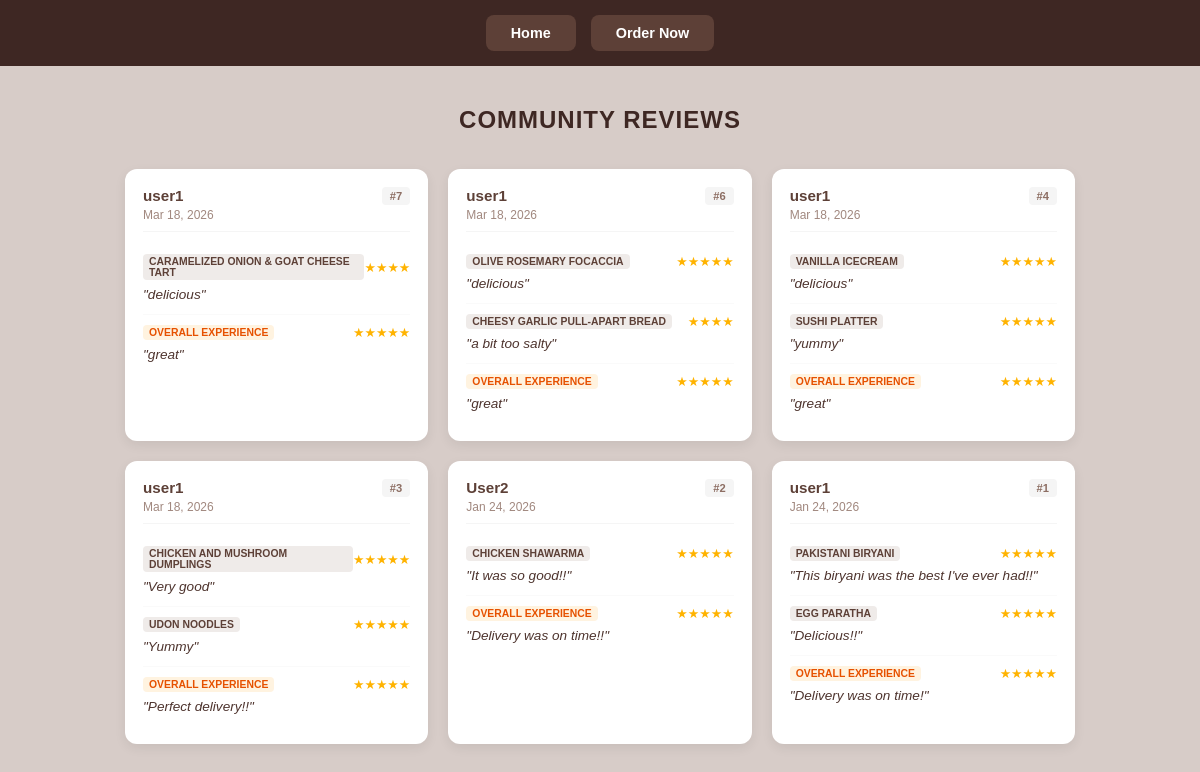
Screenshot of /reviews.php with the database file from the repository.
### tables this page shows
CREATE TABLE `reviews` (
  `review_id` int(11) NOT NULL,
  `order_id` int(11) NOT NULL,
  `customer_id` int(11) NOT NULL,
  `dish_id` int(11) DEFAULT NULL,
  `rating` int(11) NOT NULL,
  `review_text` text DEFAULT NULL,
  `review_date` timestamp NOT NULL DEFAULT current_timestamp()
);

CREATE TABLE `dishes` (
  `dish_id` int(11) NOT NULL,
  `dish_name` varchar(150) NOT NULL,
  `price` decimal(10,2) NOT NULL,
  `description` text DEFAULT NULL,
  `image_path` varchar(255) DEFAULT NULL,
  `availability` enum('available','unavailable') DEFAULT 'available'
);

### reviews.php (the view, shortened to what this page needs)
<?php
include 'db.php';
?>
<!DOCTYPE html>
<html lang="en">
<head>
</head>
<body class="reviews-page">
    <nav class="review-nav">
        <a href="index.php">Home</a>
        <a href="customers_menu.php">Order Now</a>
    </nav>
    <div class="container">
        <h1 class="main-title">Community Reviews</h1>
        <div class="reviews-grid">
            <?php
            $reviews_res = $conn->query("
                SELECT r.order_id, r.rating, r.review_text, r.review_date, r.dish_id,
                        u.full_name AS customer_name,
                        d.dish_name
                FROM Reviews r
                JOIN Users u ON r.customer_id = u.user_id
                LEFT JOIN Dishes d ON r.dish_id = d.dish_id
                ORDER BY r.review_date DESC, r.order_id DESC
            ");
            if ($reviews_res && $reviews_res->num_rows > 0):
                $reviews = [];
                while ($row = $reviews_res->fetch_assoc()) {
                    $reviews[$row['order_id']]['customer'] = $row['customer_name'];
                    $reviews[$row['order_id']]['date'] = $row['review_date'];
                    $reviews[$row['order_id']]['items'][] = [
                        'name' => $row['dish_name'] ?? "Overall Experience",
                        'rating' => $row['rating'],
                        'text' => $row['review_text']
                    ];
                }
                foreach ($reviews as $order_id => $group):
            ?>
                <div class="review-card">
                    <div class="card-header">
                        <div class="user-info">
                            <span class="customer-name"><?= htmlspecialchars($group['customer']) ?></span><br>
                            <span class="date-stamp"><?= date('M d, Y', strtotime($group['date'])) ?></span>
                        </div>
                        <span class="order-badge">#<?= $order_id ?></span>
                    </div>
                    <div class="card-body">
                        <?php foreach ($group['items'] as $item):
                            $tagClass = ($item['name'] == "Overall Experience") ? "general-tag" : "dish-tag";
                        ?>
                            <div class="review-entry">
                                <div class="entry-top">
                                    <span class="tag <?= $tagClass ?>"><?= htmlspecialchars($item['name']) ?></span>
                                    <div class="stars"><?= str_repeat('★', $item['rating']) ?></div>
                                </div>
                                <p class="review-text">"<?= htmlspecialchars($item['text']) ?>"</p>
                            </div>
                        <?php endforeach; ?>
                    </div>
                </div>
            <?php
                endforeach;
            else:
                echo "<div class='no-reviews'><p>No reviews yet.</p></div>";
            endif;
            ?>
        </div>
    </div>
</body>
</html>

### reviews.php (style rules this page uses)
body { background-color: #D7CCC8; margin: 0; font-family: 'Poppins', sans-serif; color: #3E2723; }
nav.review-nav { background-color: #3E2723; padding: 15px 0; text-align: center; display: flex; justify-content: center; gap: 15px; }
nav.review-nav a { color: #ffffff; background-color: #5D4037; text-decoration: none; font-weight: 700; padding: 10px 25px; border-radius: 8px; font-size: 0.9rem; transition: opacity 0.3s ease; }
.container { max-width: 950px; margin: 40px auto; padding: 0 20px; }
.main-title { text-align: center; margin-bottom: 35px; color: #3E2723; text-transform: uppercase; letter-spacing: 1px; font-size: 1.5rem; }
.reviews-grid { display: grid; grid-template-columns: repeat(auto-fill, minmax(280px, 1fr)); gap: 20px; }
.review-card { background: #ffffff; border-radius: 12px; padding: 18px; box-shadow: 0 4px 12px rgba(0,0,0,0.07); display: flex; flex-direction: column; }
.card-header { display: flex; justify-content: space-between; align-items: flex-start; margin-bottom: 12px; border-bottom: 1px solid #F5F5F5; padding-bottom: 8px; }
.customer-name { font-size: 0.95rem; font-weight: 700; color: #5D4037; }
.date-stamp { font-size: 0.75rem; color: #A1887F; }
.order-badge { font-size: 0.7rem; background: #F5F5F5; padding: 3px 8px; border-radius: 4px; color: #8D6E63; font-weight: bold; }
.review-entry { padding: 10px 0; border-bottom: 1px solid #FAFAFA; }
.review-entry:last-child { border-bottom: none; }
.entry-top { display: flex; justify-content: space-between; align-items: center; margin-bottom: 5px; }
.tag { font-size: 0.65rem; font-weight: 700; text-transform: uppercase; padding: 2px 6px; border-radius: 4px; }
.dish-tag { background: #EFEBE9; color: #5D4037; }
.general-tag { background: #FFF3E0; color: #E65100; }
.stars { font-size: 0.8rem; color: #FFB300; }
.review-text { margin: 0; line-height: 1.4; font-size: 0.85rem; color: #4E342E; font-style: italic; }

### rows the page displays
reviews: dish.dish_name "CARAMELIZED ONION & GOAT CHEESE TART", rating "★★★★", review_text "delicious"
reviews: dish.dish_name "OLIVE ROSEMARY FOCACCIA", rating "★★★★★", review_text "delicious"
reviews: dish.dish_name "CHEESY GARLIC PULL-APART BREAD", rating "★★★★", review_text "a bit too salty"
reviews: dish.dish_name "VANILLA ICECREAM", rating "★★★★★", review_text "delicious"
reviews: dish.dish_name "SUSHI PLATTER", rating "★★★★★", review_text "yummy"
reviews: dish.dish_name "CHICKEN AND MUSHROOM DUMPLINGS", rating "★★★★★", review_text "Very good"
reviews: dish.dish_name "UDON NOODLES", rating "★★★★★", review_text "Yummy"
reviews: name "OVERALL EXPERIENCE", rating "★★★★★", review_text "Perfect delivery!!"
reviews: dish.dish_name "CHICKEN SHAWARMA", rating "★★★★★", review_text "It was so good!!"
reviews: name "OVERALL EXPERIENCE", rating "★★★★★", review_text "Delivery was on time!!"
reviews: dish.dish_name "PAKISTANI BIRYANI", rating "★★★★★", review_text "This biryani was the best I've ever had!!"
reviews: dish.dish_name "EGG PARATHA", rating "★★★★★", review_text "Delicious!!"
reviews: name "OVERALL EXPERIENCE", rating "★★★★★", review_text "Delivery was on time!"

### other values shown
$group['customer'] "user1"
date('M d, Y', strtotime($group['date'])) "Mar 18, 2026"
$order_id "7"
$item['name'] "OVERALL EXPERIENCE"
str_repeat('★', $item['rating']) "★★★★★"
$item['text'] "great"
$order_id "6"
$order_id "4"
$order_id "3"
$group['customer'] "User2"
date('M d, Y', strtotime($group['date'])) "Jan 24, 2026"
$order_id "2"
$order_id "1"
